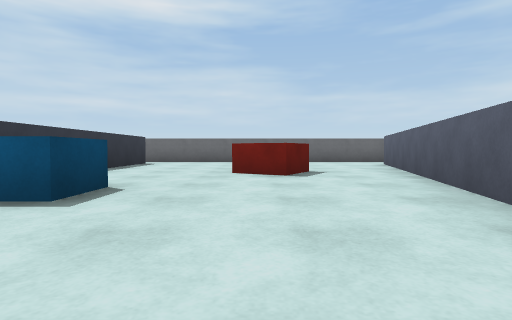
View 1 (above)

12 first-person views from a walk through a world built for the Webots simulator. The camera is 0.08 m above the floor, tilts 2° down and sees 80° across. The floor is counted in squares, 0.2 m on a side. Each view is taken from the middle of a square. On the plan, view 1 faces up. The plan holds only what a view shows up to about 9 squares ahead; the rest is blank. The robots in the file are not drawn. Simple shapes and patterns stand in for the simulator's stock objects.

View 2
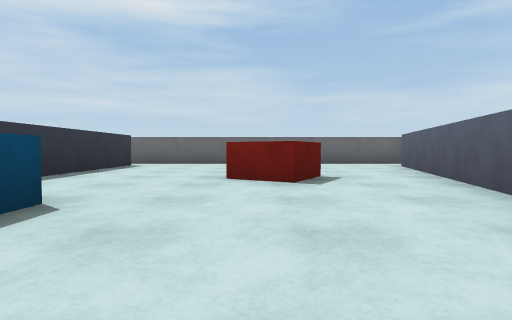

View 3
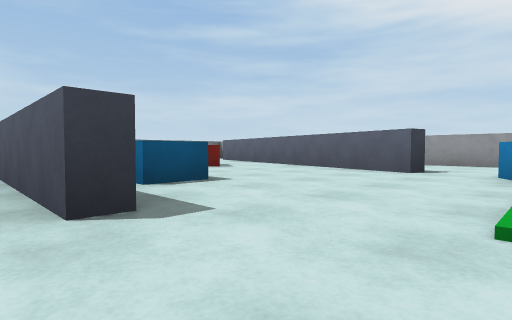

View 4
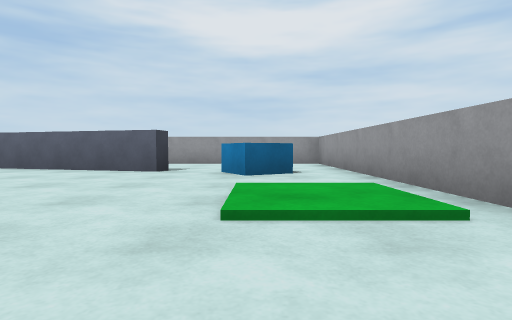

View 5
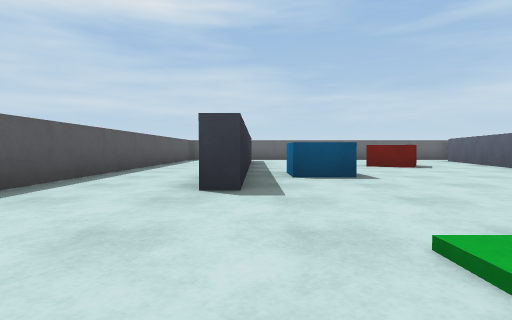

View 6
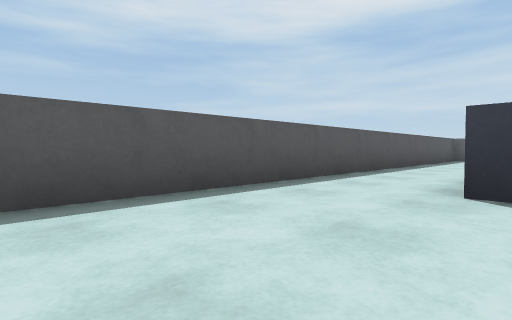

View 7
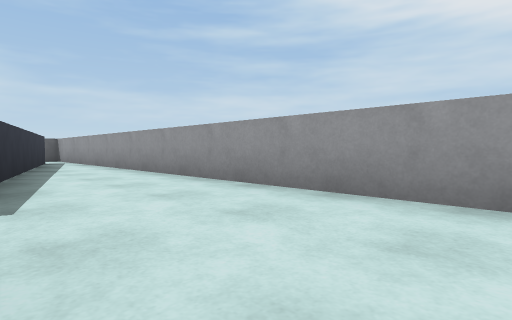

View 8
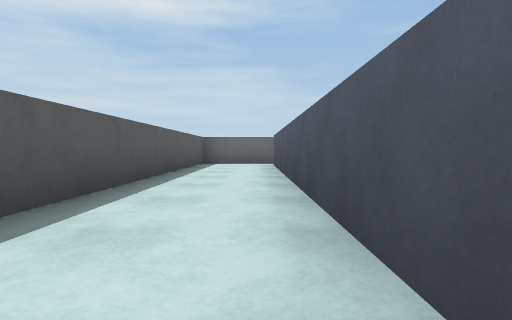

View 9
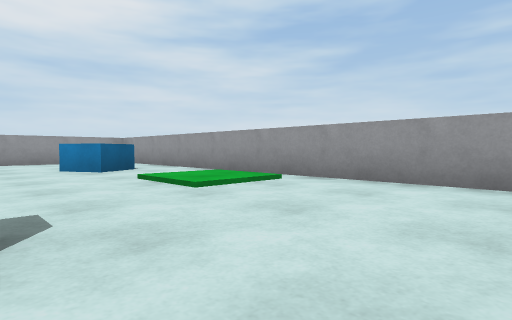

View 10
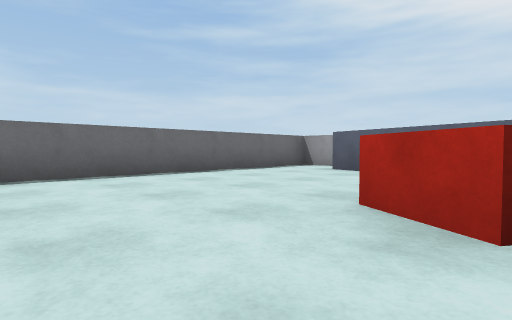

View 11
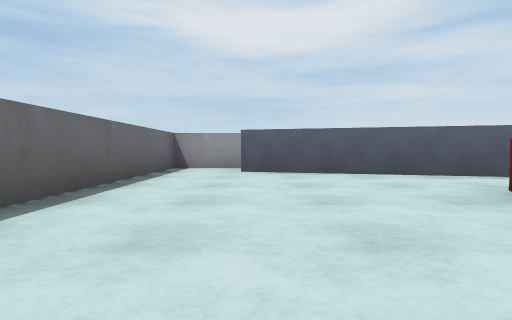

View 12
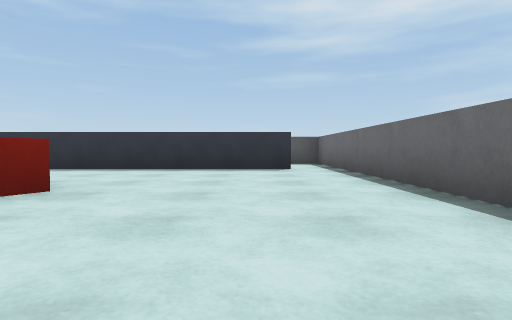

### Floor plan
Key: @ floor where view 1 was taken; # wall or solid block; x gap in a wall; . floor; / step, stairs or slope; B red box; L blue box.
Columns run from 6 left of view 1 to 5 right of it. Each row starts with its distance up from view 1.
 10 ############
  9 #..x.......#
  8 #..#......##
  7 #..#.....###
  6 #..#..B..#.#
  5 #..#..BB.#.#
  4 #..#....##.#
  3 #..#L...#..#
  2 #..#....#..#
  1 #..#....#..#
  0 #.....@....#
 -1 #...//.LL..#
 -2 #...//.....#
 -3 ############

Positions as (right, up) in squares from view 1, and headings:
1: (0, 0), facing up
2: (0, 1), facing up
3: (-4, -1), facing up-right
4: (-4, -1), facing right
5: (-3, -2), facing up
6: (-3, -2), facing up-left
7: (2, -2), facing up-right
8: (-4, 1), facing up
9: (-5, 1), facing down-right
10: (-2, 5), facing up-right
11: (-2, 8), facing right
12: (3, 8), facing left
